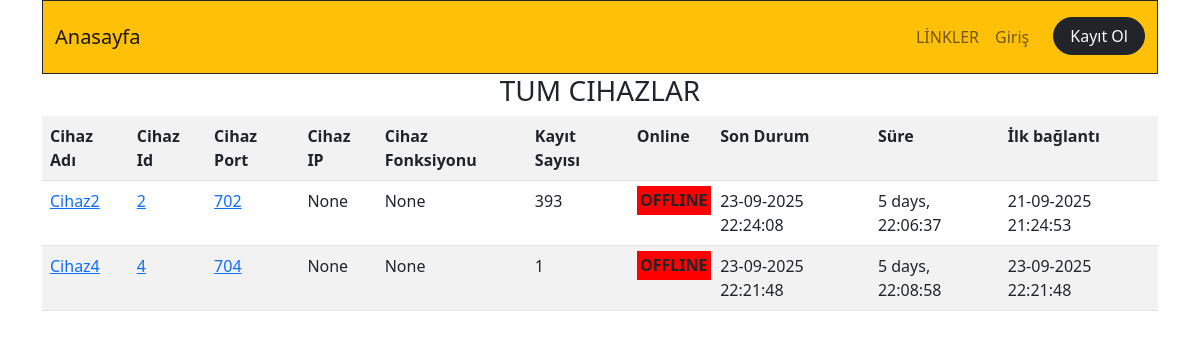
The app's page /cihazlar_tum, older data.
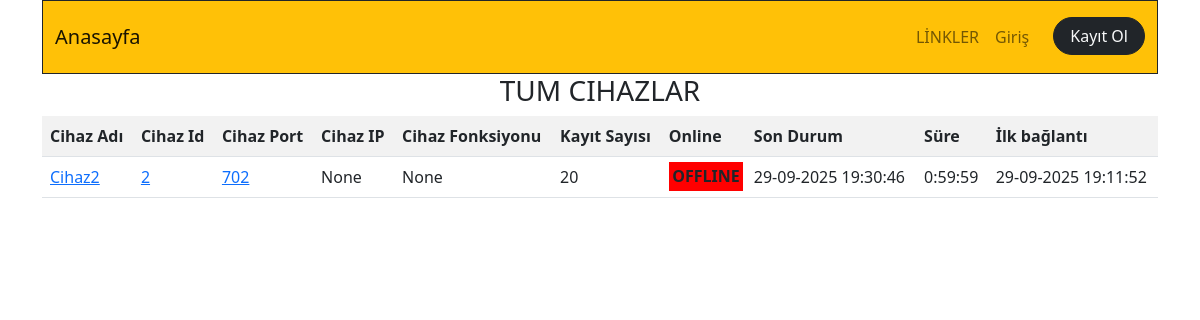
The same page, newer data.
### app_monitor/models.py (models this page shows, shortened)
class Device(models.Model):
    device_id=models.IntegerField(primary_key=True,db_column='ID')
    device_name=models.CharField(blank=True,null=True, max_length=20)
    device_ip=models.CharField(blank=True,null=True, max_length=20)
    device_port=models.IntegerField(blank=True,null=True)
    device_function=models.CharField(blank=True,null=True, max_length=20)
    device_state=models.BooleanField(blank=True,null=True,default=False) #241225
    def __str__(self):
        return(f"{self.device_id}")

class Temperature(models.Model):
    id=models.BigAutoField(primary_key=True,db_column='ID')
    temperature=models.FloatField(blank=True,null=True)
    humidity=models.FloatField(blank=True,null=True)
    volcum=models.FloatField(blank=True,null=True)
    date=models.DateTimeField()
    mail=models.BooleanField(default=False)
    additionalText=models.CharField(blank=True,null=True, max_length=50)
    device_id=models.ForeignKey(Device,on_delete=models.CASCADE,null=True, blank=True)
    device_name=models.CharField(blank=True,null=True, max_length=50)
    cikis0=models.CharField(blank=True,null=True, max_length=5)
    cikis00=models.CharField(blank=True,null=True, max_length=5)
    cikis01=models.CharField(blank=True,null=True, max_length=5)
    cikis02=models.CharField(blank=True,null=True, max_length=5)
    cikis03=models.CharField(blank=True,null=True, max_length=5)
    input00=models.CharField(blank=True,null=True, max_length=1)
    input01=models.CharField(blank=True,null=True, max_length=1)
    input02=models.CharField(blank=True,null=True, max_length=1)
    input03=models.CharField(blank=True,null=True, max_length=1)
    tag_id=models.ForeignKey(RFID_Kisi,on_delete=models.CASCADE,null=True,blank=True)
    staff_name=models.CharField(blank=True,null=True, max_length=30)

### app_monitor/views.py (the view)
# urls.py: path('cihazlar_tum',devices_all,name="devices_all"), #<str:**> parametresi çok dikkatli kullanılmalı,string oldugu için diğer url leri ezmektedir. Ayrıca cihazlar/ şeklinde bir yol da eklenmelidir.
def devices_all(request):
    print(f"all sessions: {request.session}")
    for key, value in request.session.items():
        print(f"key: {key} ")
    devices_all=Device.objects.all()
    datetime_now=datetime.now()
    devices_online=[]
    cihaz_isimleri_query=Temperature.objects.values("device_name").distinct()
    cihaz_isimleri=[]
    for cihaz in cihaz_isimleri_query:
        cihaz_isimleri.append(list(cihaz.values())[0]) #cihaz isimlerini dizi olarak elde ettik. 250101
    print(f"devices_all:{devices_all}")
    for device in devices_all:
        if datetime.timestamp(datetime_now) - datetime.timestamp(device.temperature_set.last().date) < 360:
            devices_online.append(device.temperature_set.last().device_id.device_id)
            print(f"datetime_now- device.temperature_set.last.date() {device.temperature_set.last().device_id}: {datetime.timestamp(datetime_now) - datetime.timestamp(device.temperature_set.last().date) }")
    print(f"online cihazlar: {devices_online}")
    context=dict(
        devices_all=devices_all,
        devices_online=devices_online,
        cihaz_isimleri=cihaz_isimleri,
    )
    return render(request,"app_monitor/devices_all.html",context)

### app_monitor/templatetags/template_tags.py (called while the page is built)
@register.filter
def subtract_now_datetime(date):
    duration=datetime.now() - date
    return str(duration).split(".")[0]

### app_monitor/templates/app_monitor/devices_all.html (shortened to what this page needs)
{% extends "core/base_without_navbar.html" %}
{% load static %}
{% load template_tags %}
{% block content %}
<div class="container">
        <nav
        class="container-fluid navbar navbar-expand-lg bg-warning border border-bottom border-dark  opacity-99 ">
        <div class="container-fluid py-2 ">
            <a class="navbar-brand" href="/app_monitor">Anasayfa</a>
        <div class="collapse navbar-collapse" id="navbarNavAltMarkup">
            <ul class="navbar-nav ms-auto">
                <li class="nav-item dropdown_hover">
                    <a class="nav-link" href="#" role="button" data-bs-toggle="dropdown" aria-expanded="false">
                        LİNKLER
                    </a>
                </li>
                {% if request.user.is_authenticated %}
                <li class="nav-item dropdown">
                    <a class="nav-link dropdown-toggle" href="#" role="button" data-bs-toggle="dropdown" aria-expanded="false">
                        {{ request.user.username }}
                    </a>
                    <ul class="dropdown-menu">
                        <li><a class="dropdown-item" href=" {{ request.user.profile }} ">Edit Profile</a></li>
                        <li><a class="dropdown-item" href=" {{ request.user.profile }} ">All {{ request.user.profile }} Posts </a></li>
                    </ul>
                </li>
                <li class="nav-item">
                    <a class=" btn btn-dark text-light px-3 rounded-pill ms-3" href="{% url 'app_user_profile:logout_view' %} ">Çıkış</a>
                </li>
                {% else  %}
                <li class="nav-item">
                    <a class="nav-link" href="{% url 'app_user_profile:login_view' %} ">Giriş</a>
                </li>
                <li class="nav-item">
                    <a class=" btn btn-dark text-light px-3 rounded-pill ms-3" href="{% url 'app_user_profile:register_view' %} ">Kayıt Ol</a>
                </li>
                {% endif %}
            </ul>
        </div>
    </div>
</nav>
<h3 class="text-center">TUM CIHAZLAR</h3>
<table class="table table-striped tablo-online">
    <th>Cihaz Adı</th>
    <th>Cihaz Id</th>
    <th>Cihaz Port</th>
    <th>Cihaz IP</th>
    <th>Cihaz Fonksiyonu</th>
    <th>Kayıt Sayısı</th>
    <th>Online</th>
    <th>Son Durum</th>
    <th>Süre</th>
    <th>İlk bağlantı</th>
    {% for devices in devices_all %}
    <tr class="device-row">
        <td><a href="/app_monitor/cihazlar/cihaz_adi={{devices.device_name}}" target="_blank">{{devices.device_name}}</a></td>
        <td> <a href="/app_monitor/cihazlar/cihaz_id={{devices.device_id}}" target="_blank">{{devices.device_id}}</a></td>
        <td> <a href="/app_monitor/cihazlar/cihaz_port={{devices.device_port}}" target="_blank">{{devices.device_port}}</a></td>
        <td>{{devices.device_ip}} </td>
        <td>{{devices.device_function}} </td>
        <td>{{devices.temperature_set.all.count}} </td>
        <td>
            {% if  devices.device_id in devices_online %}
            <b class="b-online-check" style="background-color: green;padding: 5%;">ONLINE</b>
            <script>
                //$(".b-online-check").addClass('bg-success');
                //document.getElementsByClassName("b-online-check").style.color="red"
            </script>
            {% else %}
            <b class="b-online-check" style="background-color: red;padding: 5%;">OFFLINE</b>
            {% endif %}
        </td>
        <td>{{devices.temperature_set.last.date|date:"d-m-Y"}} {{devices.temperature_set.last.date|time:"H:i:s"}} </td>
        <td>{{ devices.temperature_set.last.date|subtract_now_datetime }} </td>
        <td>{{devices.temperature_set.first.date|date:"d-m-Y"}} {{devices.temperature_set.first.date|time:"H:i:s"}} </td>
    </tr>
    {% endfor %}
</table>
</div>
{% endblock content %}

### templates/core/base_without_navbar.html (shortened to what this page needs)
{% load static %}
<!doctype html>
<html lang="tr">
<head>
    <link rel="stylesheet" href="{% static 'css/bootstrap.min.css' %}">
    <link rel="stylesheet" href="https://cdnjs.cloudflare.com/ajax/libs/Chart.js/2.8.0/Chart.min.css">
</head>
<body>
{% block content %}
{% endblock content %}
</body>
</html>

Row changes from the older to the newer data that the page shows:
removed Device: device_name "Cihaz4", device_id "4", device_port "704", device_ip "None", device_function "None", temperature_set.all.count "1", shows "OFFLINE", temperature_set.last "23-09-2025", temperature_set.last "22:21:48", temperature_set.last|subtract_now_datetime "5 days, 22:08:58", temperature_set.first "23-09-2025", temperature_set.first "22:21:48"
computed for Device "Cihaz2": temperature_set.all.count "393" → "20"; temperature_set.last "23-09-2025" → "29-09-2025"; temperature_set.last "22:24:08" → "19:30:46"; temperature_set.last|subtract_now_datetime "5 days, 22:06:37" → "0:59:59"; temperature_set.first "21-09-2025" → "29-09-2025"; temperature_set.first "21:24:53" → "19:11:52"
